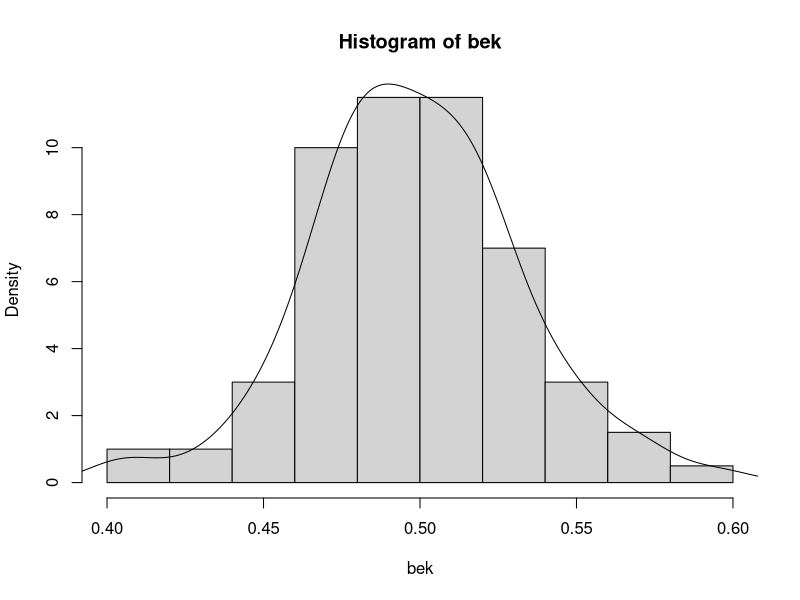

Source code (R):
## ---- chunk 1
n <- 100
mean(rbeta(n, 0.5, 0.5))
## ---- chunk 2
m <- 100
bek <- replicate(n, mean(rbeta(m, 0.5, 0.5)))
hist(bek, probability = TRUE)
lines(density(bek))
